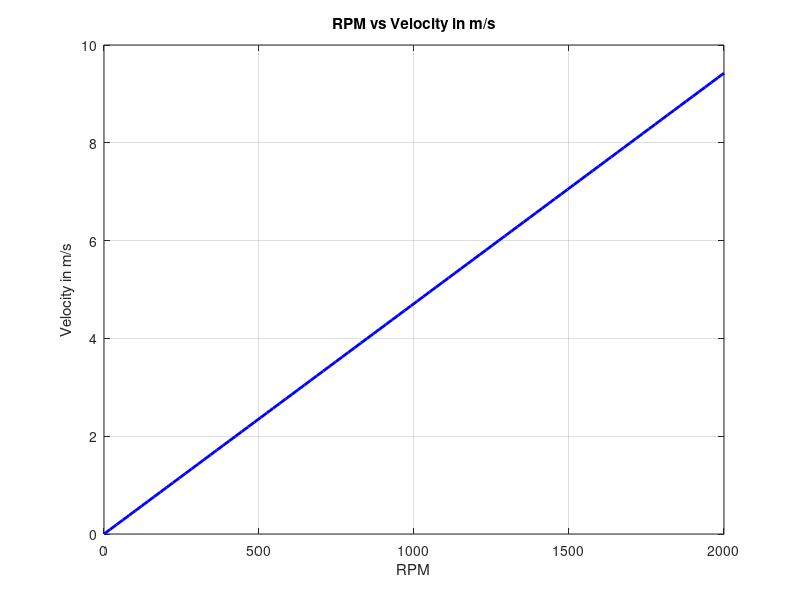

The MATLAB source for this figure:
% Robot params
propeller_diameter = 0.09;  % Diámetro de las hélices en metros
rpm_range = linspace(0, 2000, 100);  % Rango de RPM

% Conversión de RPM a velocidad lineal
lineal_vel = (rpm_range * pi * propeller_diameter) / 60;

% Gráfica
figure;
plot(rpm_range, lineal_vel, 'LineWidth', 2, 'Color', 'blue');
xlabel('RPM');
ylabel('Velocity in m/s');
title('RPM vs Velocity in m/s');
grid on;
